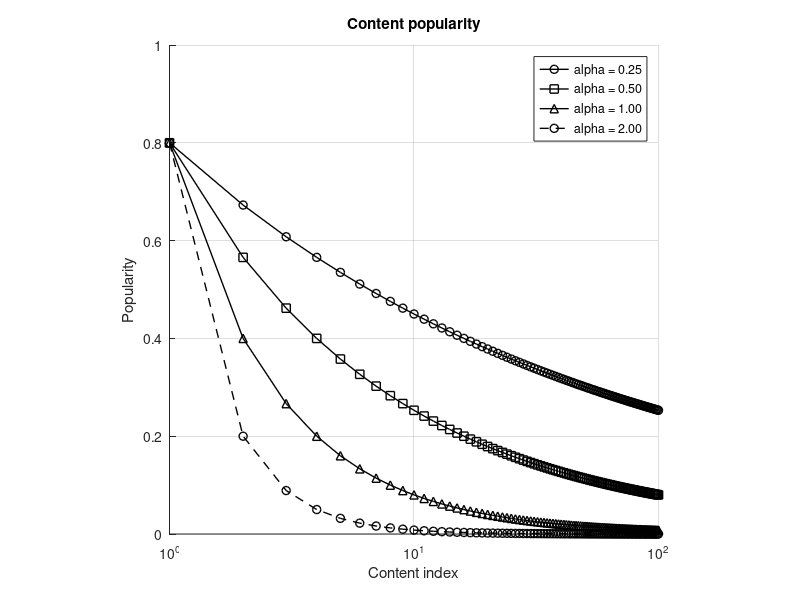

Write the MATLAB code that produced this figure. (Note: this script raises an error after producing the figure.)
addpath('~/Workbench/mtsp-project/code/utils/')

% figure directories
figure_dir_cascade = '/home/adamiaonr/Dropbox/Workbench/PhD/mtsp/project/report/figures/experiments/cascade';
figure_dir_tree = '/home/adamiaonr/Dropbox/Workbench/PhD/mtsp/project/report/figures/experiments/tree';

%% 1.1) overall simulation parameters (cascade topology)

% 1.1.1) different number of content objects
content_n = 100;

% 1.1.2) CS size (i.e. number of slots)
%cs_size = [10 25 50 75];
cs_size = [25];

% 1.1.3) number of simulation rounds (i.e. 'generate signals' -> 'fetch
% inputs' -> process inputs -> set outputs cycles)
round_n = 10000;

% 1.1.4) specify the topology matrix (commented case is a cascade 
% topology, 1 client, 3 levels - i.e. NDN routers - and 1 server).
clnt_n = 1;
rtr_n = 3;
srvr_n = 1;

topology = [0 1 0 0 0; 1 0 2 0 0; 0 1 0 2 0; 0 0 1 0 2; 0 0 0 1 0];

% 1.1.5) the router level matrix, i.e. the distribution of routers over the
% topology levels, codified in a nodes x rtr_level_n matrix

% 1.1.5.1) in this case, 1 router per level
rtr_level = [1 0 0 0 0; 0 1 0 0 0; 0 0 1 0 0; 0 0 0 1 0; 0 0 0 0 1];

% 1.1.6) content popularity, a zipf distribution, in the style of Carofiglio
% et al. 2011, p = c / (k^(alpha))
c = 0.8;
alpha = [0.25, 0.5, 1.0, 2.0];
k = 1:1:content_n;

content_popularity = zeros(numel(alpha), content_n);

% 1.1.7) plot content popularity distributions

figure();

grid on;
hold on;

axis([1 content_n 0 1]);
axis square;

xlabel('Content index');
ylabel('Popularity');

markers = {'-ko', '-ks', '-k^', '--ko', '--ks', '--k^'};

plot_obj = zeros(1, numel(alpha));
plot_str = cell(1, numel(alpha));

for l = 1:numel(alpha)
    
    content_popularity(l,:) = (c ./ (k.^(alpha(l))));
        
    plot_obj(l) = semilogx(1:1:content_n, content_popularity(l,:), sprintf('%s', markers{l}), 'LineWidth', 1);
    plot_str{l} = sprintf('alpha = %0.2f', alpha(l));    
    
    % 1.1.8) this is necessary, according to 
    % http://www.mathworks.com/matlabcentral/newsreader/view_thread/35174
    set(gca,'xscale','log');
end

legend(plot_obj(1:numel(alpha)), plot_str{1:numel(alpha)});

title(sprintf('Content popularity'));

hold off;

%% 1.2) simulation rounds

for j = 1:numel(cs_size)

    simulate(content_n, content_popularity(4,:), cs_size(j), 'LRU', round_n, topology, clnt_n, rtr_n, rtr_level, srvr_n, figure_dir_cascade);
    %simulate(content_n, content_popularity, cs_size(j), 'MRU', round_n, topology, clnt_n, rtr_n, rtr_level, srvr_n, figure_dir_cascade);
    %simulate(content_n, content_popularity, cs_size(j), 'RANDOM', round_n, topology, clnt_n, rtr_n, rtr_level, srvr_n, figure_dir_cascade);
    
end

%% 2.1) overall simulation parameters (tree topology)

% 2.1.1) specify the topology matrix
clnt_n = 8;
rtr_n = 7;
srvr_n = 1;

topology = [
    % clnts
% column numbers in HEX
%   1 2 3 4 5 6 7 8 9 A B C D E F 10
    0 0 0 0 0 0 0 0 1 0 0 0 0 0 0 0; 
    0 0 0 0 0 0 0 0 1 0 0 0 0 0 0 0; 
    0 0 0 0 0 0 0 0 0 1 0 0 0 0 0 0; 
    0 0 0 0 0 0 0 0 0 1 0 0 0 0 0 0; 
    0 0 0 0 0 0 0 0 0 0 1 0 0 0 0 0; 
    0 0 0 0 0 0 0 0 0 0 1 0 0 0 0 0; 
    0 0 0 0 0 0 0 0 0 0 0 1 0 0 0 0; 
    0 0 0 0 0 0 0 0 0 0 0 1 0 0 0 0; 
    % rtrs
%   1 2 3 4 5 6 7 8 9 A B C D E F 10
    1 1 0 0 0 0 0 0 0 0 0 0 2 0 0 0; 
    0 0 1 1 0 0 0 0 0 0 0 0 2 0 0 0; 
    0 0 0 0 1 1 0 0 0 0 0 0 0 2 0 0; 
    0 0 0 0 0 0 1 1 0 0 0 0 0 2 0 0; 
    0 0 0 0 0 0 0 0 1 1 0 0 0 0 2 0; 
    0 0 0 0 0 0 0 0 0 0 1 1 0 0 2 0; 
    0 0 0 0 0 0 0 0 0 0 0 0 1 1 0 2; 
    % srvr
%   1 2 3 4 5 6 7 8 9 A B C D E F 10
    0 0 0 0 0 0 0 0 0 0 0 0 0 0 1 0];

% 2.1.2) the router level matrix, i.e. the distribution of routers over the
% topology levels, codified in a nodes x rtr_level_n matrix
rtr_level_n = 5;

% 2.1.2.1) in this case, 1 router per level
rtr_level = [
    1 0 0 0 0; 
    1 0 0 0 0; 
    1 0 0 0 0; 
    1 0 0 0 0;
    1 0 0 0 0; 
    1 0 0 0 0; 
    1 0 0 0 0; 
    1 0 0 0 0;
    0 1 0 0 0; 
    0 1 0 0 0; 
    0 1 0 0 0; 
    0 1 0 0 0;
    0 0 1 0 0; 
    0 0 1 0 0; 
    0 0 0 1 0; 
    0 0 0 0 1;
    ];

%% 2.2) simulation rounds

% for j = 1:numel(cs_size)
% 
%     simulate(content_n, content_popularity, cs_size(j), 'LRU', round_n, topology, clnt_n, rtr_n, rtr_level, srvr_n, figure_dir_tree);
%     simulate(content_n, content_popularity, cs_size(j), 'MRU', round_n, topology, clnt_n, rtr_n, rtr_level, srvr_n, figure_dir_tree);
%     simulate(content_n, content_popularity, cs_size(j), 'RANDOM', round_n, topology, clnt_n, rtr_n, rtr_level, srvr_n, figure_dir_tree);
%     
% end
